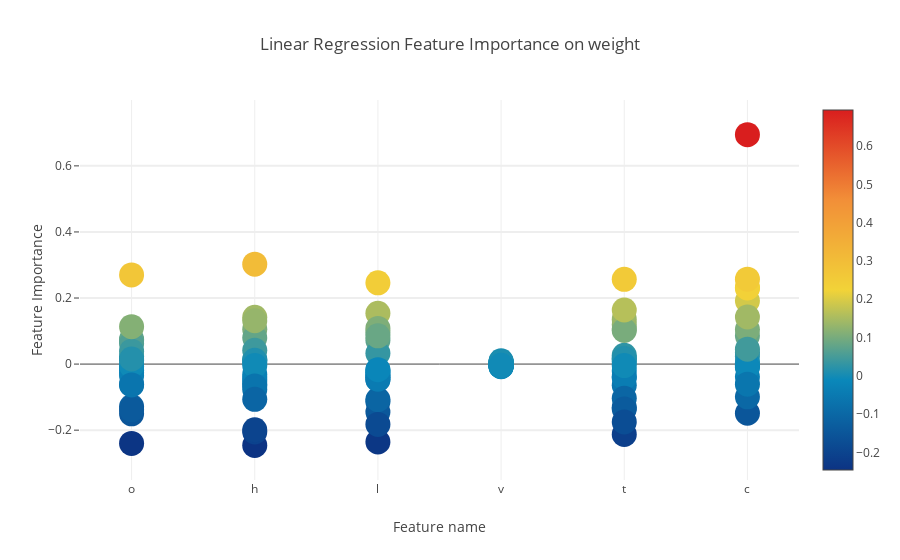
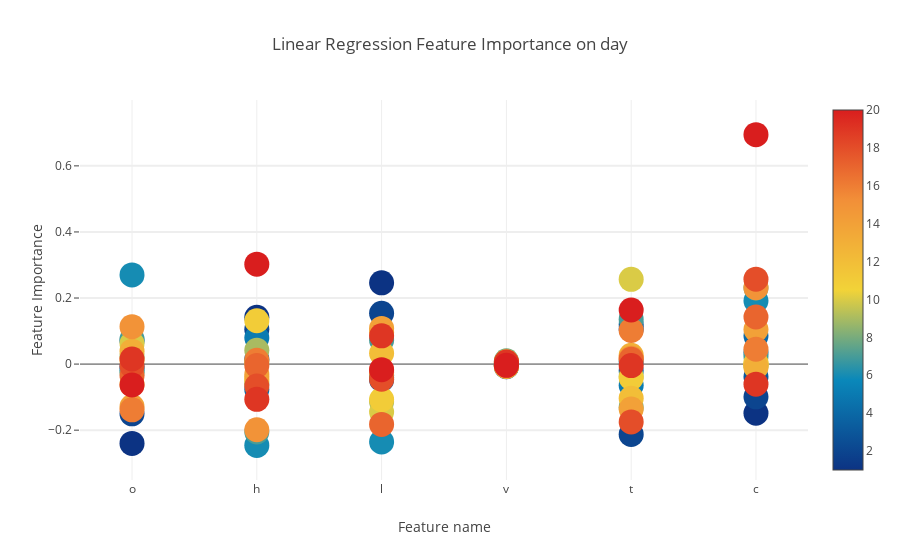

Here is the notebook cell these charts were saved with, in order:
### Code cell
# Scatter plot 
trace = go.Scatter(
    y = lr.get_w(),
    x = xlabel*20,
    mode='markers',
    name = 'Importance',
    marker=dict(
        sizemode = 'diameter',
        sizeref = 1,
        size = 25,
#       size= feature_dataframe['AdaBoost feature importances'].values,
        #color = np.random.randn(500), #set color equal to a variable
        color = lr.get_w(),
        colorscale='Portland',
        showscale=True
    ),
    text = xlabel*20
)
data = [trace]

layout= go.Layout(
    autosize= True,
    title= 'Linear Regression Feature Importance on weight',
    hovermode= 'closest',
    xaxis= dict(
        title= 'Feature name',
#         ticklen= 5,
#         zeroline= False,
#         gridwidth= 2,
    ),
    yaxis=dict(
        title= 'Feature Importance',
        ticklen= 5,
        gridwidth= 2
    ),
    showlegend= False
)
fig = go.Figure(data=data, layout=layout)
py.iplot(fig,filename='scatter1')

# Scatter plot 
trace = go.Scatter(
    y = lr.get_w(),
    x = xlabel*20,
    mode='markers',
    name = 'Day',
    marker=dict(
        sizemode = 'diameter',
        sizeref = 1,
        size = 25,
#       size= feature_dataframe['AdaBoost feature importances'].values,
        #color = np.random.randn(500), #set color equal to a variable
        color = picture_label,
        colorscale='Portland',
        showscale=True
    ),
    text = xlabel*20
)
data = [trace]

layout= go.Layout(
    autosize= True,
    title= 'Linear Regression Feature Importance on day',
    hovermode= 'closest',
    xaxis= dict(
        title= 'Feature name',
#         ticklen= 5,
#         zeroline= False,
#         gridwidth= 2,
    ),
    yaxis=dict(
        title= 'Feature Importance',
        ticklen= 5,
        gridwidth= 2
    ),
    showlegend= False
)
fig = go.Figure(data=data, layout=layout)
py.iplot(fig,filename='scatter2')

### Figure 1 — Plotly figure (JSON) as saved in the notebook; plotly's stock layout.template omitted (floating-point values rounded to 4 significant figures)
{"data": [{"marker": {"color": [-0.24, 0.1417, 0.2459, -0.007975, 0.1065, -0.1486, -0.1506, 0.1055, 0.1536, -0.005822, -0.213, -0.09912, -0.007323, 0.0143, -0.0474, -0.003725, 0.1195, -0.0383, 0.07046, -0.07707, -0.03391, 0.0006248, -0.01983, 0.08568, -0.01901, 0.07945, -0.04066, 0.001326, -0.06395, 0.03473, 0.2699, -0.246, -0.2356, -0.00201, 0.006772, 0.1914, 0.07547, -0.2052, 0.07229, 0.006072, 0.1352, 0.02334, -0.02609, -0.05987, -0.03272, 0.009865, -0.1311, 0.2304, 0.02336, 0.04198, -0.1137, -0.005248, -0.03744, -0.005955, 0.06178, 0.005858, -0.145, -0.003753, 0.2565, -0.003645, -0.06147, 0.1313, -0.1073, -0.007218, -0.04165, 0.001931, 0.01101, -0.05121, 0.0327, -0.004362, -0.1036, 0.002385, 0.03915, -0.04212, 0.09633, 0.006853, 0.02684, -0.009335, -0.1289, -0.03136, 0.1081, -0.006248, -0.1363, 0.1046, 0.1132, -0.1988, -0.02004, 0.00561, 0.01798, 0.2314, -0.1384, 0.01165, -0.02477, 0.00215, 0.1018, 0.04517, -0.03556, -0.004397, -0.1825, 0.002608, 0.01443, 0.1425, -0.005533, -0.06652, -0.04575, -0.002806, -0.1749, 0.257, 0.01535, -0.1066, 0.08561, 0.006302, -0.004399, -0.06073, -0.063, 0.3026, -0.01689, -0.00385, 0.1637, 0.6946], "colorscale": "Portland", "showscale": true, "size": 25, "sizemode": "diameter", "sizeref": 1}, "mode": "markers", "name": "Importance", "text": ["o", "h", "l", "v", "t", "c", "o", "h", "l", "v", "t", "c", "o", "h", "l", "v", "t", "c", "o", "h", "l", "v", "t", "c", "o", "h", "l", "v", "t", "c", "o", "h", "l", "v", "t", "c", "o", "h", "l", "v", "t", "c", "o", "h", "l", "v", "t", "c", "o", "h", "l", "v", "t", "c", "o", "h", "l", "v", "t", "c", "o", "h", "l", "v", "t", "c", "o", "h", "l", "v", "t", "c", "o", "h", "l", "v", "t", "c", "o", "h", "l", "v", "t", "c", "o", "h", "l", "v", "t", "c", "o", "h", "l", "v", "t", "c", "o", "h", "l", "v", "t", "c", "o", "h", "l", "v", "t", "c", "o", "h", "l", "v", "t", "c", "o", "h", "l", "v", "t", "c"], "type": "scatter", "x": ["o", "h", "l", "v", "t", "c", "o", "h", "l", "v", "t", "c", "o", "h", "l", "v", "t", "c", "o", "h", "l", "v", "t", "c", "o", "h", "l", "v", "t", "c", "o", "h", "l", "v", "t", "c", "o", "h", "l", "v", "t", "c", "o", "h", "l", "v", "t", "c", "o", "h", "l", "v", "t", "c", "o", "h", "l", "v", "t", "c", "o", "h", "l", "v", "t", "c", "o", "h", "l", "v", "t", "c", "o", "h", "l", "v", "t", "c", "o", "h", "l", "v", "t", "c", "o", "h", "l", "v", "t", "c", "o", "h", "l", "v", "t", "c", "o", "h", "l", "v", "t", "c", "o", "h", "l", "v", "t", "c", "o", "h", "l", "v", "t", "c", "o", "h", "l", "v", "t", "c"], "y": [-0.24, 0.1417, 0.2459, -0.007975, 0.1065, -0.1486, -0.1506, 0.1055, 0.1536, -0.005822, -0.213, -0.09912, -0.007323, 0.0143, -0.0474, -0.003725, 0.1195, -0.0383, 0.07046, -0.07707, -0.03391, 0.0006248, -0.01983, 0.08568, -0.01901, 0.07945, -0.04066, 0.001326, -0.06395, 0.03473, 0.2699, -0.246, -0.2356, -0.00201, 0.006772, 0.1914, 0.07547, -0.2052, 0.07229, 0.006072, 0.1352, 0.02334, -0.02609, -0.05987, -0.03272, 0.009865, -0.1311, 0.2304, 0.02336, 0.04198, -0.1137, -0.005248, -0.03744, -0.005955, 0.06178, 0.005858, -0.145, -0.003753, 0.2565, -0.003645, -0.06147, 0.1313, -0.1073, -0.007218, -0.04165, 0.001931, 0.01101, -0.05121, 0.0327, -0.004362, -0.1036, 0.002385, 0.03915, -0.04212, 0.09633, 0.006853, 0.02684, -0.009335, -0.1289, -0.03136, 0.1081, -0.006248, -0.1363, 0.1046, 0.1132, -0.1988, -0.02004, 0.00561, 0.01798, 0.2314, -0.1384, 0.01165, -0.02477, 0.00215, 0.1018, 0.04517, -0.03556, -0.004397, -0.1825, 0.002608, 0.01443, 0.1425, -0.005533, -0.06652, -0.04575, -0.002806, -0.1749, 0.257, 0.01535, -0.1066, 0.08561, 0.006302, -0.004399, -0.06073, -0.063, 0.3026, -0.01689, -0.00385, 0.1637, 0.6946]}], "layout": {"autosize": true, "hovermode": "closest", "showlegend": false, "title": "Linear Regression Feature Importance on weight", "xaxis": {"title": "Feature name"}, "yaxis": {"gridwidth": 2, "ticklen": 5, "title": "Feature Importance"}}}

### Figure 2 — Plotly figure (JSON) as saved in the notebook; plotly's stock layout.template omitted (floating-point values rounded to 4 significant figures)
{"data": [{"marker": {"color": [1, 1, 1, 1, 1, 1, 2, 2, 2, 2, 2, 2, 3, 3, 3, 3, 3, 3, 4, 4, 4, 4, 4, 4, 5, 5, 5, 5, 5, 5, 6, 6, 6, 6, 6, 6, 7, 7, 7, 7, 7, 7, 8, 8, 8, 8, 8, 8, 9, 9, 9, 9, 9, 9, 10, 10, 10, 10, 10, 10, 11, 11, 11, 11, 11, 11, 12, 12, 12, 12, 12, 12, 13, 13, 13, 13, 13, 13, 14, 14, 14, 14, 14, 14, 15, 15, 15, 15, 15, 15, 16, 16, 16, 16, 16, 16, 17, 17, 17, 17, 17, 17, 18, 18, 18, 18, 18, 18, 19, 19, 19, 19, 19, 19, 20, 20, 20, 20, 20, 20], "colorscale": "Portland", "showscale": true, "size": 25, "sizemode": "diameter", "sizeref": 1}, "mode": "markers", "name": "Day", "text": ["o", "h", "l", "v", "t", "c", "o", "h", "l", "v", "t", "c", "o", "h", "l", "v", "t", "c", "o", "h", "l", "v", "t", "c", "o", "h", "l", "v", "t", "c", "o", "h", "l", "v", "t", "c", "o", "h", "l", "v", "t", "c", "o", "h", "l", "v", "t", "c", "o", "h", "l", "v", "t", "c", "o", "h", "l", "v", "t", "c", "o", "h", "l", "v", "t", "c", "o", "h", "l", "v", "t", "c", "o", "h", "l", "v", "t", "c", "o", "h", "l", "v", "t", "c", "o", "h", "l", "v", "t", "c", "o", "h", "l", "v", "t", "c", "o", "h", "l", "v", "t", "c", "o", "h", "l", "v", "t", "c", "o", "h", "l", "v", "t", "c", "o", "h", "l", "v", "t", "c"], "type": "scatter", "x": ["o", "h", "l", "v", "t", "c", "o", "h", "l", "v", "t", "c", "o", "h", "l", "v", "t", "c", "o", "h", "l", "v", "t", "c", "o", "h", "l", "v", "t", "c", "o", "h", "l", "v", "t", "c", "o", "h", "l", "v", "t", "c", "o", "h", "l", "v", "t", "c", "o", "h", "l", "v", "t", "c", "o", "h", "l", "v", "t", "c", "o", "h", "l", "v", "t", "c", "o", "h", "l", "v", "t", "c", "o", "h", "l", "v", "t", "c", "o", "h", "l", "v", "t", "c", "o", "h", "l", "v", "t", "c", "o", "h", "l", "v", "t", "c", "o", "h", "l", "v", "t", "c", "o", "h", "l", "v", "t", "c", "o", "h", "l", "v", "t", "c", "o", "h", "l", "v", "t", "c"], "y": [-0.24, 0.1417, 0.2459, -0.007975, 0.1065, -0.1486, -0.1506, 0.1055, 0.1536, -0.005822, -0.213, -0.09912, -0.007323, 0.0143, -0.0474, -0.003725, 0.1195, -0.0383, 0.07046, -0.07707, -0.03391, 0.0006248, -0.01983, 0.08568, -0.01901, 0.07945, -0.04066, 0.001326, -0.06395, 0.03473, 0.2699, -0.246, -0.2356, -0.00201, 0.006772, 0.1914, 0.07547, -0.2052, 0.07229, 0.006072, 0.1352, 0.02334, -0.02609, -0.05987, -0.03272, 0.009865, -0.1311, 0.2304, 0.02336, 0.04198, -0.1137, -0.005248, -0.03744, -0.005955, 0.06178, 0.005858, -0.145, -0.003753, 0.2565, -0.003645, -0.06147, 0.1313, -0.1073, -0.007218, -0.04165, 0.001931, 0.01101, -0.05121, 0.0327, -0.004362, -0.1036, 0.002385, 0.03915, -0.04212, 0.09633, 0.006853, 0.02684, -0.009335, -0.1289, -0.03136, 0.1081, -0.006248, -0.1363, 0.1046, 0.1132, -0.1988, -0.02004, 0.00561, 0.01798, 0.2314, -0.1384, 0.01165, -0.02477, 0.00215, 0.1018, 0.04517, -0.03556, -0.004397, -0.1825, 0.002608, 0.01443, 0.1425, -0.005533, -0.06652, -0.04575, -0.002806, -0.1749, 0.257, 0.01535, -0.1066, 0.08561, 0.006302, -0.004399, -0.06073, -0.063, 0.3026, -0.01689, -0.00385, 0.1637, 0.6946]}], "layout": {"autosize": true, "hovermode": "closest", "showlegend": false, "title": "Linear Regression Feature Importance on day", "xaxis": {"title": "Feature name"}, "yaxis": {"gridwidth": 2, "ticklen": 5, "title": "Feature Importance"}}}
